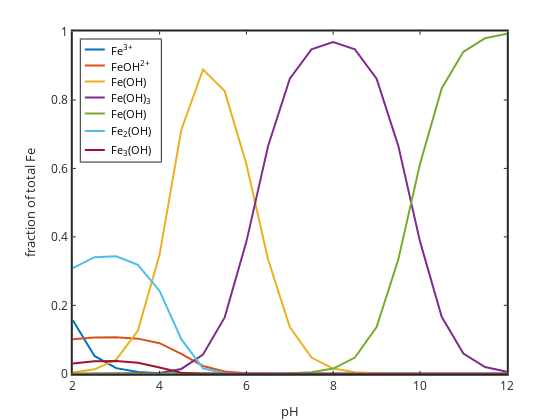

Here is the notebook cell this chart was saved with:
### Code cell
%plot -s 600,500 -f 'svg'

plot(pH,FeIII,'linewidth',2,pH,FeIIIOH,'linewidth',2,pH,FeIIIOH2,'linewidth',2,...
pH,FeIIIOH3,'linewidth',2,pH,FeIIIOH4,'linewidth',2,pH,FeIII2OH2,'linewidth',2,pH,FeIII3OH4,'linewidth',2)
set(gca,'linewidth',2,'fontsize',12)
xlabel('pH'); ylabel('fraction of total Fe')
legend('Fe^{3+}','FeOH^{2+}','Fe(OH)_2^+','Fe(OH)_3','Fe(OH)_4^-','Fe_2(OH)_2^{4+}','Fe_3(OH)_4^{5+}','location','northwest')

### Figure 1 — Plotly figure (JSON) as saved in the notebook; plotly's stock layout.template omitted (floating-point values rounded to 4 significant figures)
{"data": [{"line": {"color": "rgb(0,113,188)", "dash": "solid", "width": 2}, "marker": {"color": "rgb(0,113,188)", "line": {"color": "rgb(0,113,188)"}, "size": 6, "symbol": "none"}, "mode": "lines", "name": "Fe^{3+}", "showlegend": true, "type": "scatter", "visibility": true, "x": [2, 2.5, 3, 3.5, 4, 4.5, 5, 5.5, 6, 6.5, 7, 7.5, 8, 8.5, 9, 9.5, 10, 10.5, 11, 11.5, 12], "xaxis": "x", "y": [0.1566, 0.05203, 0.01651, 0.005031, 0.001387, 0.0002835, 3.54e-05, 3.288e-06, 2.437e-07, 1.328e-08, 5.439e-10, 1.891e-11, 6.116e-13, 1.891e-14, 5.439e-16, 1.329e-17, 2.441e-19, 3.319e-21, 3.745e-23, 3.903e-25, 3.956e-27], "yaxis": "y"}, {"line": {"color": "rgb(216,82,24)", "dash": "solid", "width": 2}, "marker": {"color": "rgb(216,82,24)", "line": {"color": "rgb(216,82,24)"}, "size": 6, "symbol": "none"}, "mode": "lines", "name": "FeOH^{2+}", "showlegend": true, "type": "scatter", "visibility": true, "x": [2, 2.5, 3, 3.5, 4, 4.5, 5, 5.5, 6, 6.5, 7, 7.5, 8, 8.5, 9, 9.5, 10, 10.5, 11, 11.5, 12], "xaxis": "x", "y": [0.1011, 0.1062, 0.1066, 0.1027, 0.08955, 0.05789, 0.02285, 0.006712, 0.001573, 0.0002712, 3.512e-05, 3.861e-06, 3.949e-07, 3.861e-08, 3.512e-09, 2.713e-10, 1.576e-11, 6.776e-13, 2.418e-14, 7.969e-16, 2.554e-17], "yaxis": "y"}, {"line": {"color": "rgb(236,176,31)", "dash": "solid", "width": 2}, "marker": {"color": "rgb(236,176,31)", "line": {"color": "rgb(236,176,31)"}, "size": 6, "symbol": "none"}, "mode": "lines", "name": "Fe(OH)_2^+", "showlegend": true, "type": "scatter", "visibility": true, "x": [2, 2.5, 3, 3.5, 4, 4.5, 5, 5.5, 6, 6.5, 7, 7.5, 8, 8.5, 9, 9.5, 10, 10.5, 11, 11.5, 12], "xaxis": "x", "y": [0.003934, 0.01307, 0.04147, 0.1264, 0.3484, 0.7122, 0.8891, 0.8258, 0.612, 0.3337, 0.1366, 0.0475, 0.01536, 0.00475, 0.001366, 0.0003337, 6.131e-05, 8.337e-06, 9.406e-07, 9.804e-08, 9.937e-09], "yaxis": "y"}, {"line": {"color": "rgb(125,46,141)", "dash": "solid", "width": 2}, "marker": {"color": "rgb(125,46,141)", "line": {"color": "rgb(125,46,141)"}, "size": 6, "symbol": "none"}, "mode": "lines", "name": "Fe(OH)_3", "showlegend": true, "type": "scatter", "visibility": true, "x": [2, 2.5, 3, 3.5, 4, 4.5, 5, 5.5, 6, 6.5, 7, 7.5, 8, 8.5, 9, 9.5, 10, 10.5, 11, 11.5, 12], "xaxis": "x", "y": [2.482e-07, 2.608e-06, 2.617e-05, 0.0002521, 0.002198, 0.01421, 0.0561, 0.1648, 0.3862, 0.6657, 0.862, 0.9477, 0.9693, 0.9477, 0.862, 0.6659, 0.3868, 0.1663, 0.05935, 0.01956, 0.00627], "yaxis": "y"}, {"line": {"color": "rgb(118,171,47)", "dash": "solid", "width": 2}, "marker": {"color": "rgb(118,171,47)", "line": {"color": "rgb(118,171,47)"}, "size": 6, "symbol": "none"}, "mode": "lines", "name": "Fe(OH)_4^-", "showlegend": true, "type": "scatter", "visibility": true, "x": [2, 2.5, 3, 3.5, 4, 4.5, 5, 5.5, 6, 6.5, 7, 7.5, 8, 8.5, 9, 9.5, 10, 10.5, 11, 11.5, 12], "xaxis": "x", "y": [3.934e-15, 1.307e-13, 4.147e-12, 1.264e-10, 3.484e-09, 7.122e-08, 8.891e-07, 8.258e-06, 6.12e-05, 0.0003337, 0.001366, 0.00475, 0.01536, 0.0475, 0.1366, 0.3337, 0.6131, 0.8337, 0.9406, 0.9804, 0.9937], "yaxis": "y"}, {"line": {"color": "rgb(76,189,237)", "dash": "solid", "width": 2}, "marker": {"color": "rgb(76,189,237)", "line": {"color": "rgb(76,189,237)"}, "size": 6, "symbol": "none"}, "mode": "lines", "name": "Fe_2(OH)_2^{4+}", "showlegend": true, "type": "scatter", "visibility": true, "x": [2, 2.5, 3, 3.5, 4, 4.5, 5, 5.5, 6, 6.5, 7, 7.5, 8, 8.5, 9, 9.5, 10, 10.5, 11, 11.5, 12], "xaxis": "x", "y": [0.3088, 0.3408, 0.3432, 0.3186, 0.2422, 0.1012, 0.01577, 0.001361, 7.474e-05, 2.221e-06, 3.724e-08, 4.502e-10, 4.709e-12, 4.502e-14, 3.724e-16, 2.222e-18, 7.5e-21, 1.387e-23, 1.765e-26, 1.918e-29, 1.97e-32], "yaxis": "y"}, {"line": {"color": "rgb(161,19,46)", "dash": "solid", "width": 2}, "marker": {"color": "rgb(161,19,46)", "line": {"color": "rgb(161,19,46)"}, "size": 6, "symbol": "none"}, "mode": "lines", "name": "Fe_3(OH)_4^{5+}", "showlegend": true, "type": "scatter", "visibility": true, "x": [2, 2.5, 3, 3.5, 4, 4.5, 5, 5.5, 6, 6.5, 7, 7.5, 8, 8.5, 9, 9.5, 10, 10.5, 11, 11.5, 12], "xaxis": "x", "y": [0.03016, 0.03674, 0.03725, 0.0321, 0.01854, 0.003239, 7.868e-05, 5.854e-07, 1.767e-09, 1.56e-12, 4.385e-16, 6.409e-20, 7.011e-24, 6.409e-28, 4.386e-32, 1.562e-36, 1.779e-41, 6.081e-47, 9.856e-53, 1.163e-58, 1.228e-64], "yaxis": "y"}, {"hoverinfo": "none", "line": {"color": "rgb(0,113,188)", "dash": "solid", "width": 2}, "marker": {"color": "rgb(0,113,188)", "line": {"color": "rgb(0,113,188)"}, "size": 6, "symbol": "none"}, "mode": "lines", "name": "", "showlegend": false, "type": "scatter", "visibility": true, "x": [3, 18], "xaxis": "x2", "y": [7.494, 7.494], "yaxis": "y2"}, {"hoverinfo": "none", "line": {"color": "rgb(216,82,24)", "dash": "solid", "width": 2}, "marker": {"color": "rgb(216,82,24)", "line": {"color": "rgb(216,82,24)"}, "size": 6, "symbol": "none"}, "mode": "lines", "name": "", "showlegend": false, "type": "scatter", "visibility": true, "x": [3, 18], "xaxis": "x2", "y": [19.48, 19.48], "yaxis": "y2"}, {"hoverinfo": "none", "line": {"color": "rgb(236,176,31)", "dash": "solid", "width": 2}, "marker": {"color": "rgb(236,176,31)", "line": {"color": "rgb(236,176,31)"}, "size": 6, "symbol": "none"}, "mode": "lines", "name": "", "showlegend": false, "type": "scatter", "visibility": true, "x": [3, 18], "xaxis": "x2", "y": [31.47, 31.47], "yaxis": "y2"}, {"hoverinfo": "none", "line": {"color": "rgb(125,46,141)", "dash": "solid", "width": 2}, "marker": {"color": "rgb(125,46,141)", "line": {"color": "rgb(125,46,141)"}, "size": 6, "symbol": "none"}, "mode": "lines", "name": "", "showlegend": false, "type": "scatter", "visibility": true, "x": [3, 18], "xaxis": "x2", "y": [43.46, 43.46], "yaxis": "y2"}, {"hoverinfo": "none", "line": {"color": "rgb(118,171,47)", "dash": "solid", "width": 2}, "marker": {"color": "rgb(118,171,47)", "line": {"color": "rgb(118,171,47)"}, "size": 6, "symbol": "none"}, "mode": "lines", "name": "", "showlegend": false, "type": "scatter", "visibility": true, "x": [3, 18], "xaxis": "x2", "y": [55.45, 55.45], "yaxis": "y2"}, {"hoverinfo": "none", "line": {"color": "rgb(76,189,237)", "dash": "solid", "width": 2}, "marker": {"color": "rgb(76,189,237)", "line": {"color": "rgb(76,189,237)"}, "size": 6, "symbol": "none"}, "mode": "lines", "name": "", "showlegend": false, "type": "scatter", "visibility": true, "x": [3, 18], "xaxis": "x2", "y": [68.56, 68.56], "yaxis": "y2"}, {"hoverinfo": "none", "line": {"color": "rgb(161,19,46)", "dash": "solid", "width": 2}, "marker": {"color": "rgb(161,19,46)", "line": {"color": "rgb(161,19,46)"}, "size": 6, "symbol": "none"}, "mode": "lines", "name": "", "showlegend": false, "type": "scatter", "visibility": true, "x": [3, 18], "xaxis": "x2", "y": [82.79, 82.79], "yaxis": "y2"}], "layout": {"annotations": [{"font": {"color": "rgb(0, 0, 0)", "size": 10.8}, "showarrow": false, "text": "Fe<sup>3+</sup>", "x": 21, "xanchor": "left", "xref": "x2", "y": 7.494, "yanchor": "middle", "yref": "y2"}, {"font": {"color": "rgb(0, 0, 0)", "size": 10.8}, "showarrow": false, "text": "FeOH<sup>2+</sup>", "x": 21, "xanchor": "left", "xref": "x2", "y": 19.48, "yanchor": "middle", "yref": "y2"}, {"font": {"color": "rgb(0, 0, 0)", "size": 10.8}, "showarrow": false, "text": "Fe(OH)", "x": 21, "xanchor": "left", "xref": "x2", "y": 31.47, "yanchor": "middle", "yref": "y2"}, {"font": {"color": "rgb(0, 0, 0)", "size": 10.8}, "showarrow": false, "text": "Fe(OH)<sub>3</sub>", "x": 21, "xanchor": "left", "xref": "x2", "y": 43.46, "yanchor": "middle", "yref": "y2"}, {"font": {"color": "rgb(0, 0, 0)", "size": 10.8}, "showarrow": false, "text": "Fe(OH)", "x": 21, "xanchor": "left", "xref": "x2", "y": 55.45, "yanchor": "middle", "yref": "y2"}, {"font": {"color": "rgb(0, 0, 0)", "size": 10.8}, "showarrow": false, "text": "Fe<sub>2</sub>(OH)", "x": 21, "xanchor": "left", "xref": "x2", "y": 68.56, "yanchor": "middle", "yref": "y2"}, {"font": {"color": "rgb(0, 0, 0)", "size": 10.8}, "showarrow": false, "text": "Fe<sub>3</sub>(OH)", "x": 21, "xanchor": "left", "xref": "x2", "y": 82.79, "yanchor": "middle", "yref": "y2"}], "height": 420, "hovermode": "closest", "margin": {"b": 0, "l": 0, "r": 0, "t": 0}, "plot_bgcolor": "rgba(0, 0, 0, 0)", "showlegend": false, "width": 560, "xaxis": {"anchor": "y", "autorange": false, "domain": [0.13, 0.905], "exponentformat": "none", "gridcolor": "rgba(38,38,38,0.15)", "gridwidth": 2, "linecolor": "rgb(38,38,38)", "linewidth": 2, "mirror": "ticks", "range": [2, 12], "showgrid": false, "showline": true, "side": "bottom", "spikedash": "solid", "spikemode": "across", "spikesides": false, "spikethickness": 1, "tickangle": 0, "tickcolor": "rgb(38,38,38)", "tickfont": {"color": "rgb(38,38,38)", "size": 12}, "ticklen": 3, "ticks": "inside", "ticktext": ["2", "4", "6", "8", "10", "12"], "tickvals": [2, 4, 6, 8, 10, 12], "title": {"font": {"color": "rgb(38,38,38)", "size": 13.2}, "text": "pH"}, "type": "linear", "visible": true, "zeroline": false}, "xaxis2": {"anchor": "y2", "autorange": false, "domain": [0.1443, 0.2872], "exponentformat": "none", "fixedrange": true, "gridcolor": "rgba(38,38,38,0.15)", "gridwidth": 1, "linecolor": "rgb(38,38,38)", "linewidth": 1, "mirror": true, "range": [0, 59.95], "showgrid": false, "showline": true, "showspikes": false, "side": "bottom", "spikedash": "solid", "spikemode": "across", "spikesides": false, "spikethickness": 1, "tickangle": 0, "tickcolor": "rgb(38,38,38)", "tickfont": {"color": "rgb(38,38,38)", "size": 10.8}, "ticklen": 3, "ticks": "", "ticktext": [], "tickvals": [], "title": {"font": {"color": "rgb(0, 0, 0)", "size": 11.88}, "text": ""}, "type": "linear", "visible": true, "zeroline": false}, "yaxis": {"anchor": "x", "autorange": false, "domain": [0.11, 0.925], "exponentformat": "none", "gridcolor": "rgba(38,38,38,0.15)", "gridwidth": 2, "linecolor": "rgb(38,38,38)", "linewidth": 2, "mirror": "ticks", "range": [0, 1], "showgrid": false, "showline": true, "side": "left", "spikedash": "solid", "spikemode": "across", "spikesides": false, "spikethickness": 1, "tickangle": 0, "tickcolor": "rgb(38,38,38)", "tickfont": {"color": "rgb(38,38,38)", "size": 12}, "ticklen": 3, "ticks": "inside", "ticktext": ["0", "0.2", "0.4", "0.6", "0.8", "1"], "tickvals": [0, 0.2, 0.4, 0.6, 0.8, 1], "title": {"font": {"color": "rgb(38,38,38)", "size": 13.2}, "text": "fraction of total Fe"}, "type": "linear", "visible": true, "zeroline": false}, "yaxis2": {"anchor": "x2", "autorange": false, "domain": [0.6154, 0.9059], "exponentformat": "none", "fixedrange": true, "gridcolor": "rgba(38,38,38,0.15)", "gridwidth": 1, "linecolor": "rgb(38,38,38)", "linewidth": 1, "mirror": true, "range": [91.41, 0], "showgrid": false, "showline": true, "showspikes": false, "side": "left", "spikedash": "solid", "spikemode": "across", "spikesides": false, "spikethickness": 1, "tickangle": 0, "tickcolor": "rgb(38,38,38)", "tickfont": {"color": "rgb(38,38,38)", "size": 10.8}, "ticklen": 3, "ticks": "", "ticktext": [], "tickvals": [], "title": {"font": {"color": "rgb(0, 0, 0)", "size": 11.88}, "text": ""}, "type": "linear", "visible": true, "zeroline": false}}}
